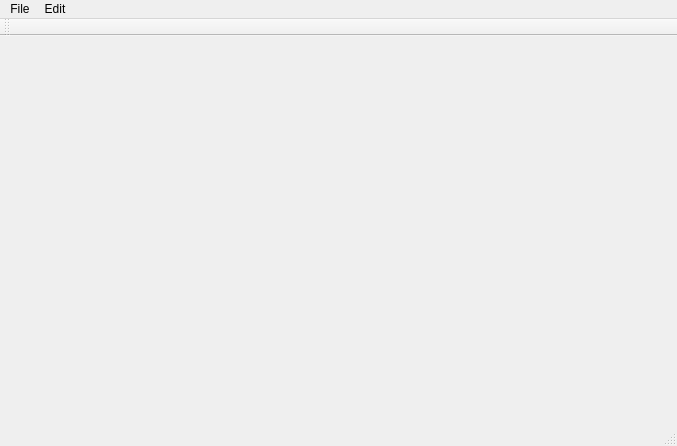
<?xml version="1.0" encoding="UTF-8"?>
<ui version="4.0">
 <class>MainWindow</class>
 <widget class="QMainWindow" name="MainWindow">
  <property name="geometry">
   <rect>
    <x>0</x>
    <y>0</y>
    <width>677</width>
    <height>446</height>
   </rect>
  </property>
  <property name="windowTitle">
   <string>MainWindow</string>
  </property>
  <widget class="QWidget" name="centralWidget"/>
  <widget class="QMenuBar" name="menuBar">
   <property name="geometry">
    <rect>
     <x>0</x>
     <y>0</y>
     <width>677</width>
     <height>22</height>
    </rect>
   </property>
   <widget class="QMenu" name="menuFile">
    <property name="title">
     <string>File</string>
    </property>
    <addaction name="actionNew"/>
    <addaction name="actionOpen"/>
    <addaction name="separator"/>
    <addaction name="actionOpen_Project"/>
   </widget>
   <widget class="QMenu" name="menuEdit">
    <property name="title">
     <string>Edit</string>
    </property>
   </widget>
   <addaction name="menuFile"/>
   <addaction name="menuEdit"/>
  </widget>
  <widget class="QToolBar" name="mainToolBar">
   <attribute name="toolBarArea">
    <enum>TopToolBarArea</enum>
   </attribute>
   <attribute name="toolBarBreak">
    <bool>false</bool>
   </attribute>
  </widget>
  <widget class="QStatusBar" name="statusBar"/>
  <action name="actionNew">
   <property name="text">
    <string>New</string>
   </property>
  </action>
  <action name="actionOpen">
   <property name="text">
    <string>Open...</string>
   </property>
  </action>
  <action name="actionOpen_Project">
   <property name="text">
    <string>Open Project...</string>
   </property>
  </action>
 </widget>
 <layoutdefault spacing="6" margin="11"/>
 <resources/>
 <connections/>
</ui>
